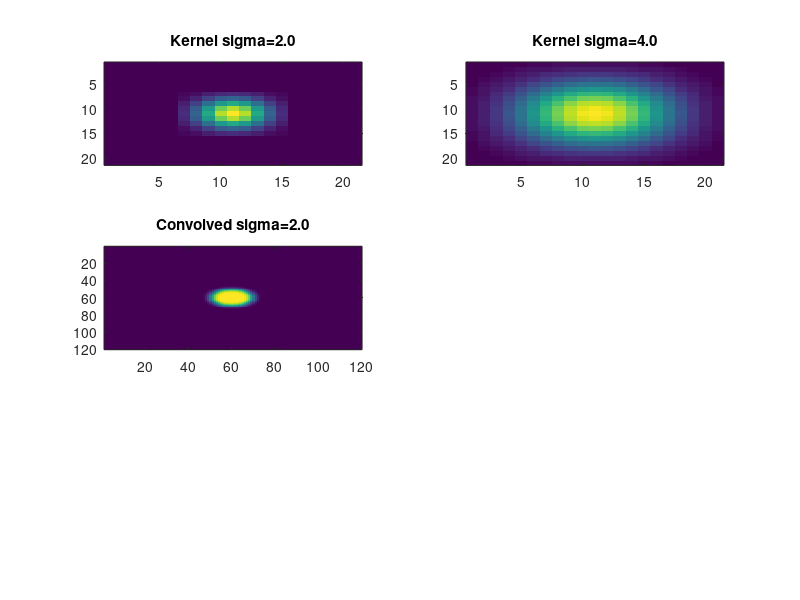

Recreate this plot in MATLAB. (Note: this script raises an error after producing the figure.)
[X,Y] = meshgrid(1:100,1:100)
sphere = zeros(100,100)

sphere( ((X-50).^2 + (Y-50).^2)<100 ) = 1;

imagesc(sphere)

kernel1=zeros(21,21);
kernel2=zeros(21,21);

kernel1(11,11)=1;
kernel2(11,11)=1;

kernel1=imgaussfilt(kernel1, 2.0);
kernel2=imgaussfilt(kernel1, 4.0);

subplot(3,2,1)
imagesc(kernel1)
title('Kernel sigma=2.0');

subplot(3,2,2)
imagesc(kernel2)
title('Kernel sigma=4.0');

convolved=conv2(sphere, kernel1);

subplot(3,2,3)
imagesc(convolved)
title('Convolved sigma=2.0');

[deconvolved1, psf1]=deconvblind(convolved, kernel1, 50);

[deconvolved2, psf2]=deconvblind(convolved, kernel2, 50);
[deconvolved3, psf2]=deconvblind(convolved, kernel2, 500);

subplot(3,2,4)
imagesc(deconvolved1)
title('50 iterations blind deconvolution, initial guess sigma=2.0');

subplot(3,2,5)
imagesc(deconvolved2)
title('50 iterations blind deconvolution, initial guess sigma=4.0');

subplot(3,2,6)
imagesc(deconvolved3)
title('500 iterations blind deconvolution, initial guess sigma=4.0');

image_array=[kernel1, kernel2, convolved; deconvolved1, deconvolved2, deconvolved3];
imshow(image_array, ['a', 'b', 'c';'d','e','f']);




